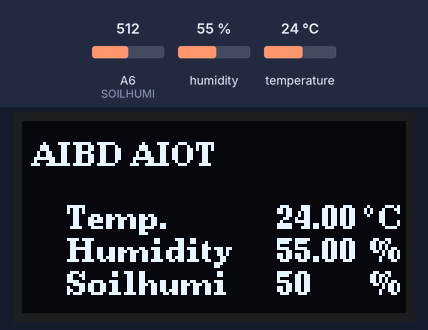
This sketch was run on a simulated Arduino Nano, built with avr-gcc and run on an emulated ATmega328P. On the bench: 128×64 one-colour display. The inputs (shaded band) are chosen by the test bench; at power-on: humidity 55 %, A6 (SOILHUMI) = 512, temperature 24 °C.

Above: at 6.9 s.
7.0 s: humidity set to 22 %
At 9.7 s:
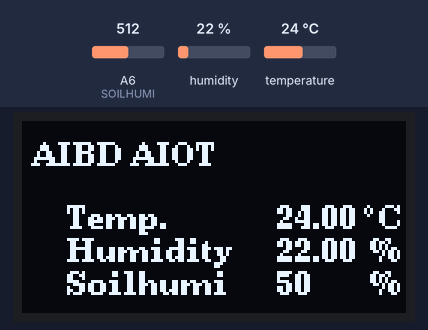
11.6 s: A6 (SOILHUMI) set to 716
At 13.7 s:
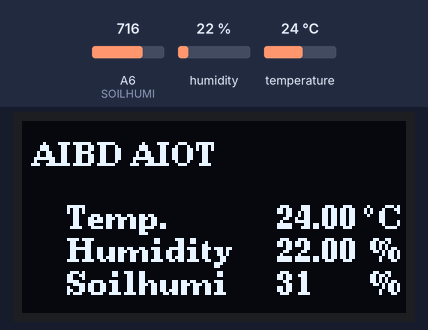
16.2 s: temperature set to 12 °C
At 19.4 s:
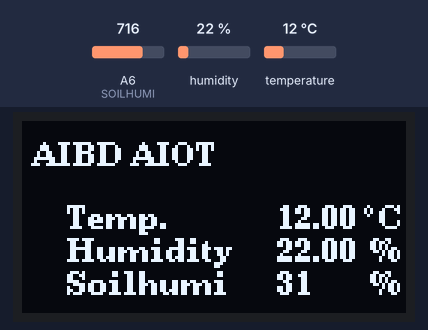
20.8 s: A6 (SOILHUMI) set to 900
At 22.2 s:
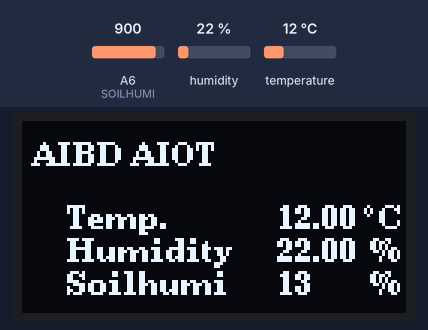
25.4 s: humidity set to 40 %
At 29.0 s:
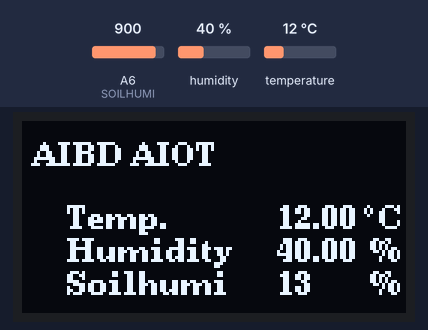
30.0 s: A6 (SOILHUMI) set to 1023
At 31.8 s:
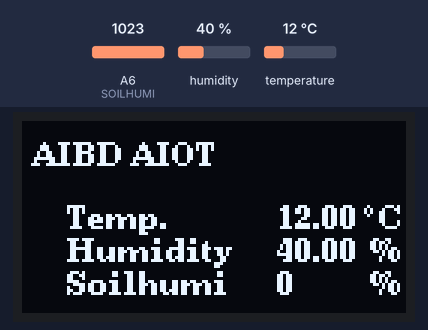
Timing chart, 0 to 33.3 s (numbered marks = the images above; inputs shaded):
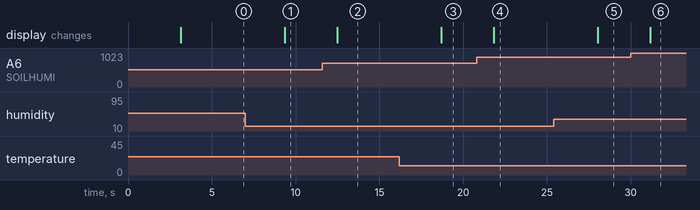

The sketch:

EXERCISE1____________.ino
```cpp
#include <U8g2lib.h> //U8g2 라이브러리 호출
#include "DHT.h"  // DHT 라이브러리 호출
U8G2_SH1106_128X64_NONAME_F_HW_I2C u8g2(U8G2_R0, /* reset=*/ U8X8_PIN_NONE);

#define DHTPIN A1 //전처리문
#define DHTTYPE DHT22 //전처리문
#define SOILHUMI A6 //전처리문


DHT dht(DHTPIN, DHTTYPE); //온도습도측정을 위한 라이브러리 함수 사용

uint32_t DataCaptureDelay=3000; //3초마다 데이터 측정을 위해 지연시간 설정
uint32_t DataCapture_ST=0;

float Temp;
float Humi;
int Soilhumi=0;

//setup function
void setup() {
  dht.begin();
  u8g2.begin();
  Serial.begin(9600);
  pinMode(SOILHUMI, INPUT); //토양습도를 input으로 설정
  DataCapture_ST=millis(); //타이머 사용을 위한 시간 함수
}

void loop() {
  if((millis()-DataCapture_ST) > DataCaptureDelay) { //3초마다 온/습도 및 토양 습도 측정
    Humi=dht.readHumidity(); //데이터 받아옴
    Temp=dht.readTemperature(); //데이터 받아옴
    Soilhumi=map(analogRead(SOILHUMI), 0, 1023, 100, 0); //0~1023까지의 analog data를 0~100까지 mapping해서 퍼센트로 표시

  if(isnan(Humi) ||isnan(Temp)||isnan(Soilhumi)){ //오류가 발생했을 때 아래 구문 출력
    Serial.println(F("Failed to read from sensor!"));
    return;
  }

  OLEDdraw(); //OLED 화면 출력함수 호출
  DataCapture_ST=millis(); //실행 시간 초기화
  }
}

//OLEDdraw 함수
void OLEDdraw(){
  u8g2.clearBuffer(); //버퍼 비우기

  u8g2.setFont(u8g2_font_ncenB08_te); //폰트 설정
  u8g2.drawStr(1, 15, " AIBD AIOT");

  u8g2.drawStr(15, 36, "Temp.");
  u8g2.setCursor(85, 36);
  u8g2.print(Temp);
  u8g2.drawStr(114, 36, "\xb0");
  u8g2.drawStr(119, 36, "C");

  u8g2.drawStr(15, 47, "Humidity");
  u8g2.setCursor(85, 47); u8g2.print(Humi);
  u8g2.drawStr(116, 47, "%");

  u8g2.drawStr(15, 58, "Soilhumi"); //토양 습도를 OLED에 표시
  u8g2.setCursor(85, 58); u8g2.print(Soilhumi);
  u8g2.drawStr(116, 58, "%");

  u8g2.sendBuffer();
}
```

Measured:
- after the input at 7.0 s, the display: changes after 2.4 s (image 1)
- after the input at 11.6 s, the display: changes after 0.88 s (image 2)
- after the input at 16.2 s, the display: changes after 2.5 s (image 3)
- after the input at 20.8 s, the display: changes after 1.0 s (image 4)
- after the input at 25.4 s, the display: changes after 2.6 s (image 5)
- after the input at 30.0 s, the display: changes after 1.2 s (image 6)
